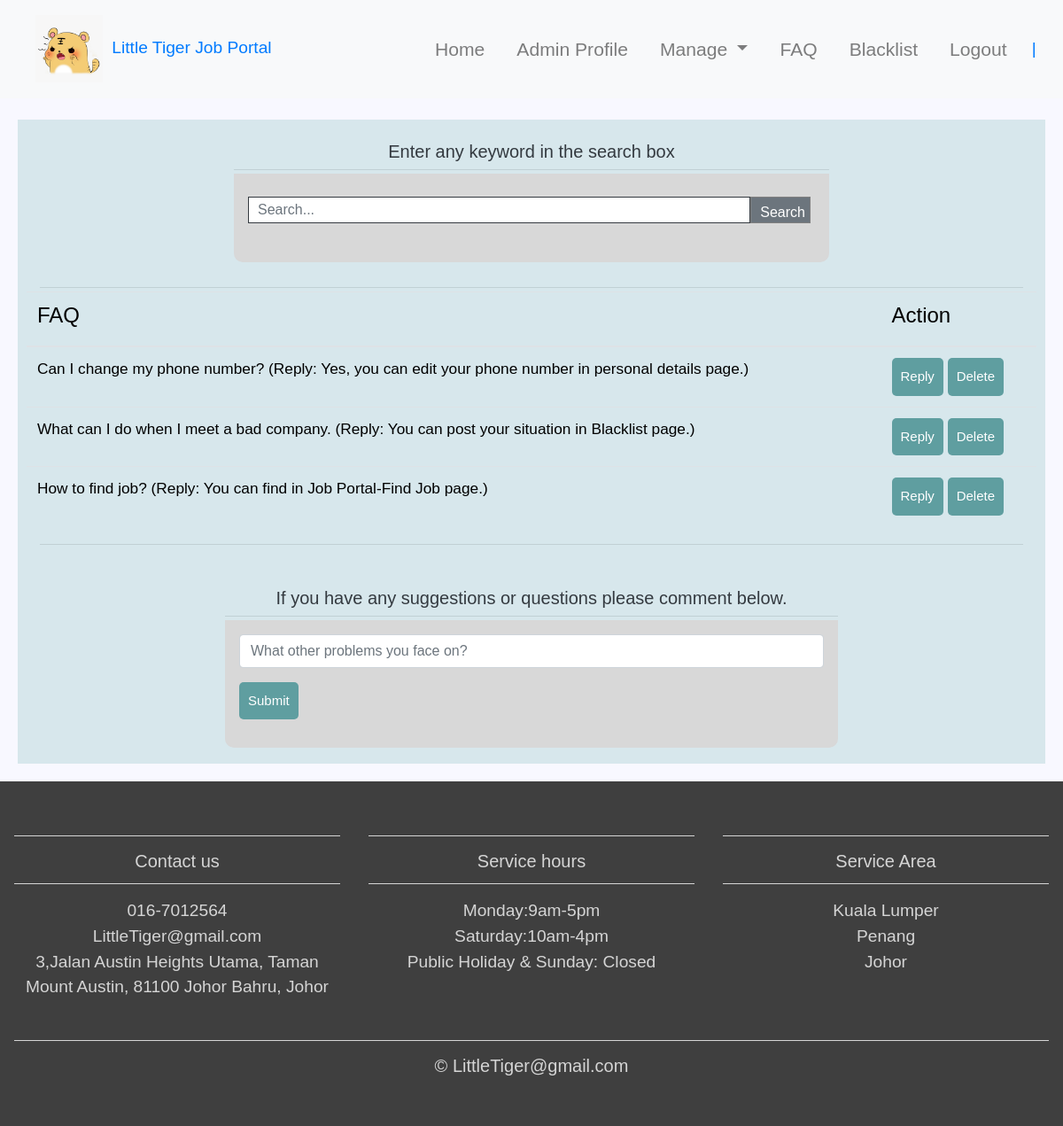
The page /adminfaq.php on the database its author committed.
### tables this page shows
CREATE TABLE IF NOT EXISTS `faq` (
  `id` int(11) NOT NULL AUTO_INCREMENT,
  `feedback` text NOT NULL,
  PRIMARY KEY (`id`)
);

### process.php (called while the page is built, shortened)
<?php
$update = false;
$feedback ='';

### adminfaq.php (the view, shortened to what this page needs)
<?php include('process.php') ;
?>
<!DOCTYPE html>
<html lang="en">
<head>
    <link rel="stylesheet" href="https://maxcdn.bootstrapcdn.com/bootstrap/4.0.0/css/bootstrap.min.css">
    <link href="css/style.css" rel="stylesheet">
</head>
<body>
<nav class="navbar navbar-expand-md navbar-light bg-light sticky-top">
<div class="container-fluid">
	<a class="navbvar-brand" href="#"><img class="logo" src="img/Tiger.jpg">Little Tiger Job Portal</a>
	<div class="collapse navbar-collapse" id="navbarResponsive">
		<ul class="navbar-nav ml-auto">
		<li class="nav-item">
			<a class="nav-link" href="admin.php">Home</a>
        </li>
        <li class="nav-item">
			<a class="nav-link" href="adminprofile.php">Admin Profile</a>
		</li>
		<li class="nav-item dropdown">
        <a class="nav-link dropdown-toggle" href="#" id="navbarDropdown" role="button" data-toggle="dropdown" aria-haspopup="true" aria-expanded="false">
          Manage
        </a>
      </li>
	  <li class="nav-item">
			<a class="nav-link" href="adminfaq.php">FAQ</a>
        </li>
        <li class="nav-item">
			<a class="nav-link" href="adminblacklist.php">Blacklist</a>
		</li>
		<li class="nav-item">
			<a class="nav-link" href="index.php">Logout</a>
		</li>
	</ul>
  <a class="navbvar-brand" href="#">| <?php echo $_SESSION['username']; ?></a>
</div>
</div>
</nav>
    <?php require_once 'process.php'; ?>
    <div class="wrapper">
    <div class="container">
    <?php
        $mysqli = new mysqli('localhost', 'root', 'password', 'jobportal') or die(mysqli_error($mysqli));
        $result = $mysqli->query("SELECT * FROM faq") or die($mysqli->error);
        ?>
<div class="container">
<div class="container">
<div class="row mt-4">
<div class="col-md-8 mx-auto  rounded p-4">
        <h5 class="text-center text-secondary text-dark">Enter any keyword in the search box</h5>
        <hr class="my-1">
        <form action="adminsearch.php" method="post" class="p-3">
          <div class="input-group">
            <input type="text" name="search" id="search" class="form-control form-control-lg rounded-0 border-dark" placeholder="Search..." autocomplete="off" required>
            <br><div class="form-group">
              <input type="submit" name="searching" value="Search" class="btn2 btn-secondary btn-lg rounded-0">
            </div>
          </div>
        </form>
      </div>
      <div class="col-md-5" style="position: relative;margin-top: -38px;margin-left: 215px;">
      </div>
    </div>
  </div>
    </div>
    <hr class="my-1">
        <div class="row justify-content-center">
            <table class="table">
                <thead>
                    <tr>
                        <th><h4>FAQ</h4></th>
                        <th colspan="2"><h4>Action</h4></th>
                    </tr>
                </thead>
        <?php
            while ($row = $result->fetch_assoc()): ?>
                <tr>
                    <td><?php echo $row['feedback']; ?></td>
                    <td>
                        <a href="adminfaq.php?reply=<?php echo $row['id']; ?>"
                            class="btn btn-info">Reply</a>
                            <a href="process.php?deleted=<?php echo $row['id']; ?>"
                            class="btn btn-danger">Delete</a>
                    </td>
                </tr>
            <?php endwhile; ?>
            </table>
        </div>
        <hr class="my-1">
<div class="container">
<div class="row mt-4">
<div class="col-md-8 mx-auto  rounded p-4">
        <h5 class="text-center text-secondary text-dark">If you have any suggestions or questions please comment below.</h5>
        <hr class="my-1">
        <form action="process.php" method="POST" class="p-3">
        <div class="form-group">
        <input type="text" name="feedback" class="form-control" value="<?php echo $feedback;?>" placeholder="What other problems you face on?">
        </div>
        <div class="form-group">
        <?php
            if($update == true):
            ?>
            <button type="submit" class="btn btn-info" name="update">Update</button>
            <?php else: ?>
            <button type="submit" class="btn btn-primary" name="submit">Submit</button>
            <?php endif; ?>
            </div>
          </div>
      </div>
      <div class="col-md-5" style="position: relative;margin-top: -38px;margin-left: 215px;">
        </div>
      </div>
      </div>
</div>
<footer>
<div class="container-fluid padding">
<div class="row text-center">
	<div class="col-md-4">
		<hr class="light">
		<h5>Contact us</h5>
		<hr class="light">
		<p>016-7012564</p>
		<p>LittleTiger@gmail.com</p>
		<p>3,Jalan Austin Heights Utama,
		Taman Mount Austin, 81100 Johor Bahru, Johor</p>
	</div>
	    <div class="col-md-4">
		<hr class="light">
		<h5>Service hours</h5>
		<hr class="light">
		<p>Monday:9am-5pm</p>
		<p>Saturday:10am-4pm</p>
		<p>Public Holiday & Sunday: Closed</p>
	</div>
	<div class="col-md-4">
		<hr class="light">
		<h5>Service Area</h5>
		<hr class="light">
		<p>Kuala Lumper</p>
		<p>Penang</p>
		<p>Johor</p>
	</div>
	<div class="col-12">
		<hr class="light-100">
		<h5>&COPY; LittleTiger@gmail.com</h5>
	</div>
	</div>
</div>
</footer>
</body>
</html>

### css/style.css (style rules this page uses)
.logo { height: 80px; padding: 2px 10px; }
html, body { height: 100%; width: 100%; font-family: 'Poppins',sans-serif; color:#222; }
.navbar { padding: .8em; }
.navbar-nav li { padding-right: 20px; }
.nav-link { font-size: 1.1em !important; }
.padding { padding-bottom: 2rem; }
footer { background-color: #3f3f3f; color: #d5d5d5; padding-top: 2rem; }
hr.light { border-top: 1px solid #d5d5d5; width: 100%; margin-top: .8rem; margin-bottom: 1rem; }
hr.light-100 { border-top: 1px solid #d5d5d5; width: 100%; margin-top: .8rem; margin-bottom: 1rem; }
[class*="col-"] { padding: 1rem; }
* { margin: 0px; padding: 0px; }
body { font-size: 120%; background: #F8F8FF; }
form, .content { width: 30%; margin: 0px auto; padding: 20px; border: 1px solid #b0d0de; background: white; border-radius: 0px 0px 10px 10px; }
.input-group { margin: 10px 0px 10px 0px; }
.input-group input { height: 30px; width: 93%; padding: 5px 10px; font-size: 16px; border-radius: 5px; border: 1px solid gray; }
.btn { padding: 10px; font-size: 15px; color: white; background: #5F9EA0; border: none; border-radius: 5px; }
.p-3 { background: #d8d8d8; width: 100%; border: #f3e5e5; }
.table { font-size: 90%; }
body { font-family: arial; }
p { margin: 0; padding: 0; }

### adminfaq.php (style rules this page uses)
.wrapper { background-color:#d7e7ec; margin:20px; color: black; }

### rows shown on the page
faq: feedback "Can I change my phone number? (Reply: Yes, you can edit your phone number in personal details page.)"
faq: feedback "What can I do when I meet a bad company. (Reply: You can post your situation in Blacklist page.)"
faq: feedback "How to find job? (Reply: You can find in Job Portal-Find Job page.)"
